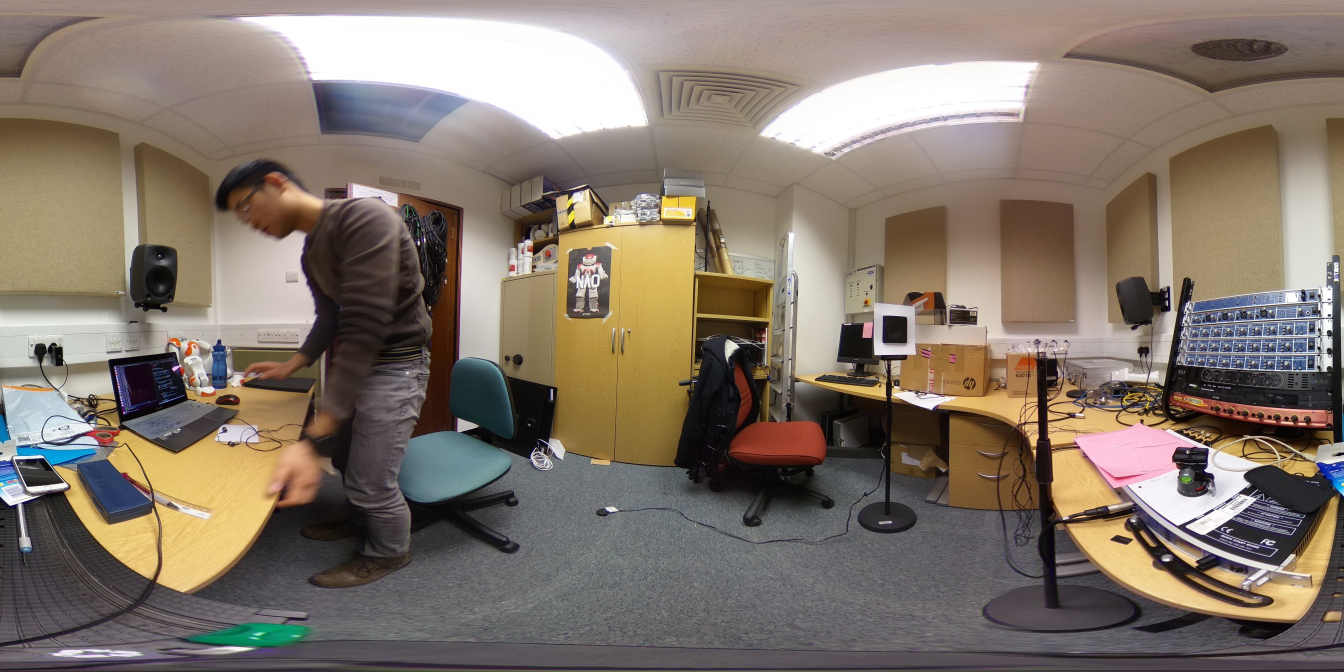
#> input picture src/images/test_1.jpg, 5376 x 2688 px (shown at 1/4 size)
$ python frame_proc.py   (older library calls are emulated)
#> lines starting #> are read from the running program, lines starting #| are printed output that depends on the picture
import numpy as np
import cv2

def nothing(self):
	pass

# Original Processing:
img = cv2.imread('images/test_1.jpg', 1)
#> img is the input picture: shape (2688, 5376, 3); mean B, G, R 107.1, 118.6, 130.9
img = cv2.cvtColor(img, cv2.COLOR_BGR2GRAY)
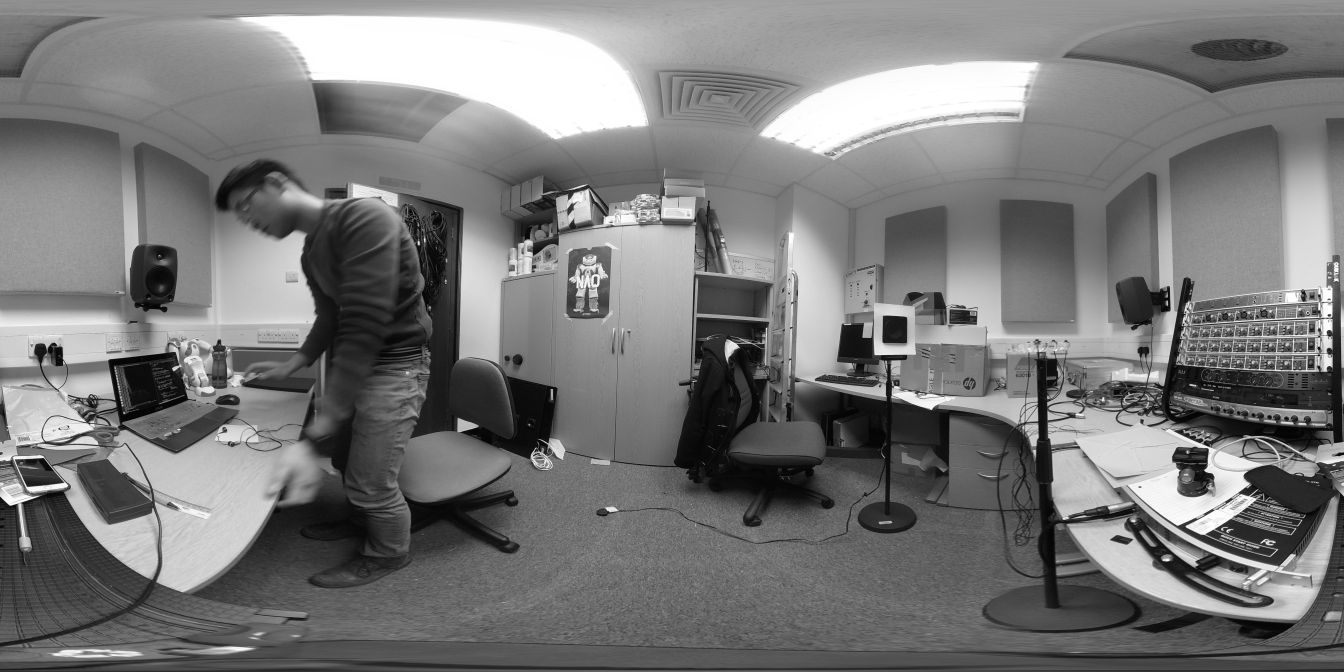
#> img: shape (2688, 5376) (shown at 1/4 size); min 0, max 255, mean 121

cv2.namedWindow('output_edged', cv2.WINDOW_NORMAL)

# Canny Edge Trackbar
cv2.createTrackbar('MinVal', 'output_edged', 0, 255, nothing)
cv2.createTrackbar('MaxVal', 'output_edged', 0, 255, nothing)

cv2.namedWindow('output_original', cv2.WINDOW_NORMAL)

# Canny Edge Values:
sigma = 0.33
v = np.median(img)
#> v = 118
lower = int(max(0, (1.0 - sigma) * v))
#> lower = 79
upper = int(min(255, (1.0 + sigma) * v))
#> upper = 156
# maxv = cv2.getTrackbarPos('MaxVal', 'output_edged') # 57

# Image Pre-processing:
blurred = cv2.GaussianBlur(img, (5,5), 0)

while(1):
	minv = cv2.getTrackbarPos('MinVal', 'output_edged') # 25

	ret, th1 = cv2.threshold(blurred, minv, 255, cv2.THRESH_BINARY_INV)
#> th1: shape (2688, 5376); every value is 0
#> ret = 0

	edged = cv2.Canny(th1, lower, upper)
	edged = cv2.dilate(edged, None, iterations=1)
	edged = cv2.erode(edged, None, iterations=1)

	# Contour Search
	output, contours, hierarchy = cv2.findContours(
										edged,
										cv2.RETR_EXTERNAL,
										cv2.CHAIN_APPROX_NONE
										)
#> contours = []

	#contours = sorted(contours, key = cv2.contourArea, reverse= True)[:5]
	for c in contours:
		perimeter = cv2.arcLength(c, True)
		epsilon = 0.01*perimeter
		approx = cv2.approxPolyDP(c, epsilon, True)

		if len(approx) == 4:
			(x,y,w,h) = cv2.boundingRect(approx)
			aspect_ratio = w/float(h)
			area = cv2.contourArea(c)
			hullArea = cv2.contourArea(cv2.convexHull(c))
			solidity = area/float(hullArea)

			keepSolidity = solidity > 0.9
			keepAspectRatio = aspect_ratio >= 0.8 and aspect_ratio <=1.2
			keepDims = w > 10 and h > 10

			if keepAspectRatio and keepSolidity and keepDims:
				cv2.drawContours(img, [approx], -1, (0,0,255),2)
#> this loop made 0 passes


	cv2.resizeWindow('output_edged', 1000, 800)
	cv2.imshow('output_edged', edged)

	cv2.resizeWindow('output_original', 1000, 800)
	cv2.imshow('output_original', img)

	if cv2.waitKey(1) & 0xFF == ord('q'):
#> (key q is pressed here)
		break

cv2.destroyAllWindows()


# Need to create a frame that is very high contrast
